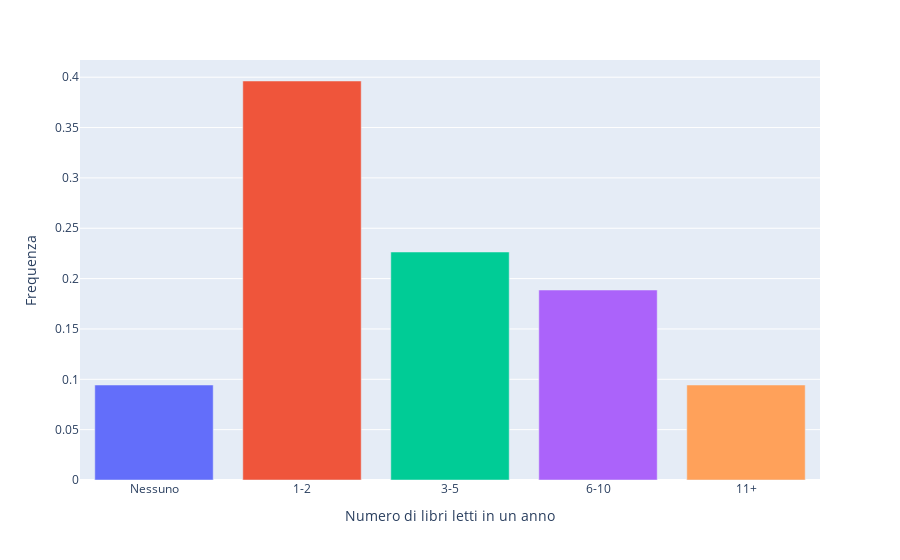

Write notebook code for a chart like this one.
### Code cell
# Number of books read per year
df_books_read = get_freq(df, 'Quanti libri')

# Sort based on Likert scale
df_books_read = df_books_read.reindex([0,1,3,4,2])

# Relative freq
df_books_read = to_relative_freq(df_books_read)

# Address the plotly bug which ignores the dtype
df_books_read['Quanti libri'][0] = 'Nessuno'

bar_books_read = px.bar(df_books_read, x='Quanti libri', y='f', color='Quanti libri', labels={'Quanti libri': 'Numero di libri letti in un anno', 'f': 'Frequenza'})

bar_books_read.update_layout(
    showlegend=False
)

bar_books_read.show()

save_plot(bar_reading, 'bar_reading')

### Figure 1 — Plotly figure (JSON) as saved in the notebook; plotly's stock layout.template omitted (floating-point values rounded to 4 significant figures)
{"data": [{"alignmentgroup": "True", "hovertemplate": "Numero di libri letti in un anno=%{x}<br>Frequenza=%{y}<extra></extra>", "legendgroup": "Nessuno", "marker": {"color": "#636efa"}, "name": "Nessuno", "offsetgroup": "Nessuno", "orientation": "v", "showlegend": true, "textposition": "auto", "type": "bar", "x": ["Nessuno"], "xaxis": "x", "y": [0.09434], "yaxis": "y"}, {"alignmentgroup": "True", "hovertemplate": "Numero di libri letti in un anno=%{x}<br>Frequenza=%{y}<extra></extra>", "legendgroup": "1-2", "marker": {"color": "#EF553B"}, "name": "1-2", "offsetgroup": "1-2", "orientation": "v", "showlegend": true, "textposition": "auto", "type": "bar", "x": ["1-2"], "xaxis": "x", "y": [0.3962], "yaxis": "y"}, {"alignmentgroup": "True", "hovertemplate": "Numero di libri letti in un anno=%{x}<br>Frequenza=%{y}<extra></extra>", "legendgroup": "3-5", "marker": {"color": "#00cc96"}, "name": "3-5", "offsetgroup": "3-5", "orientation": "v", "showlegend": true, "textposition": "auto", "type": "bar", "x": ["3-5"], "xaxis": "x", "y": [0.2264], "yaxis": "y"}, {"alignmentgroup": "True", "hovertemplate": "Numero di libri letti in un anno=%{x}<br>Frequenza=%{y}<extra></extra>", "legendgroup": "6-10", "marker": {"color": "#ab63fa"}, "name": "6-10", "offsetgroup": "6-10", "orientation": "v", "showlegend": true, "textposition": "auto", "type": "bar", "x": ["6-10"], "xaxis": "x", "y": [0.1887], "yaxis": "y"}, {"alignmentgroup": "True", "hovertemplate": "Numero di libri letti in un anno=%{x}<br>Frequenza=%{y}<extra></extra>", "legendgroup": "11+", "marker": {"color": "#FFA15A"}, "name": "11+", "offsetgroup": "11+", "orientation": "v", "showlegend": true, "textposition": "auto", "type": "bar", "x": ["11+"], "xaxis": "x", "y": [0.09434], "yaxis": "y"}], "layout": {"barmode": "relative", "legend": {"title": {"text": "Numero di libri letti in un anno"}, "tracegroupgap": 0}, "margin": {"t": 60}, "showlegend": false, "xaxis": {"anchor": "y", "categoryarray": ["Nessuno", "1-2", "3-5", "6-10", "11+"], "categoryorder": "array", "domain": [0, 1], "title": {"text": "Numero di libri letti in un anno"}}, "yaxis": {"anchor": "x", "domain": [0, 1], "title": {"text": "Frequenza"}}}}
